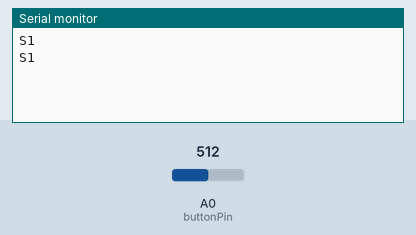
The sketch below on a simulated Arduino Uno, built with avr-gcc and run on an emulated ATmega328P. On the bench: the last lines printed to the serial monitor. Inputs (shaded band) come from the test bench; at power-on: A0 (buttonPin) = 512.

Above: at 1.8 s.
1.9 s: A0 (buttonPin) set to 105
At 2.8 s:
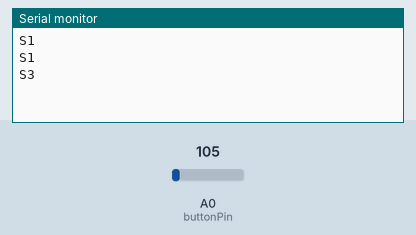
3.4 s: A0 (buttonPin) set to 95
At 4.7 s:
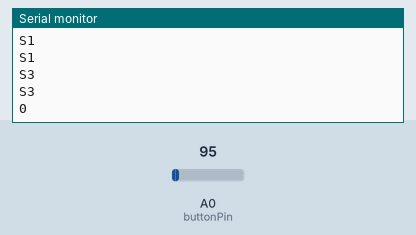

The sketch:

button_debouncing.ino
```cpp
// Declare the Analog pin on the Arduino board
int buttonPin = A0;

void setup() {
   Serial.begin(9600);
}

void loop(){
  // Read the value of the input; vary from 0 - 1023
  int buttonValue = analogRead(buttonPin);
    if (buttonValue < 100){
    // A value under 100 represents no button pushed
    Serial.println("0");
  } else if (buttonValue >= 100 && buttonValue < 200){
    // A value between 100 - 200 represents the third button
    Serial.println("S3");
  } else if (buttonValue >= 200 && buttonValue < 300){
    // A value between 200 - 300 represents the second button
    Serial.println("S2");
  } else if (buttonValue >= 300){
    // A value greater than 300 represents the first button
    Serial.println("S1");
  }

  // Delays the execution to allow time for the Serial transmission
  delay(1000);
}
```

Measured:
- the behaviour switches between 100 and 99 on A0 (buttonPin) (found by bisection; images 1 and 2)
- after the input at 1.9 s, the serial monitor: prints a new line after 0.10 s (image 1)
- after the input at 3.4 s, the serial monitor: prints a new line after 0.60 s (image 2)
